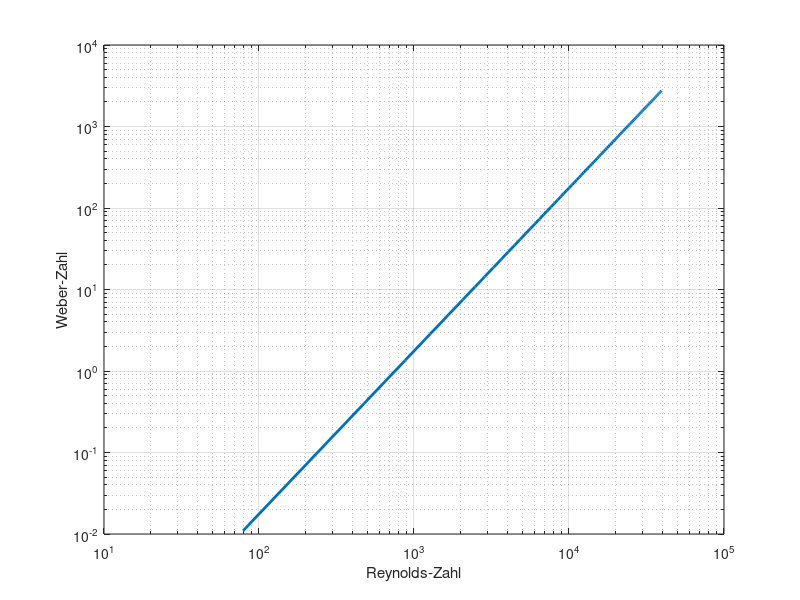

This figure's MATLAB source:
% Parameter
rho = 7900;        % Dichte [kg/m^3]
mu = 1e-3;         % dyn. Viskosität [Pa s]
sigma = 0.072;     % Oberflächenspannung [N/m]
L = 1e-3;          % charakteristische Länge [m]


% Geschwindigkeit
v = linspace(0.01, 5, 100);

% Reynolds- und Weber-Zahl
Re = rho * v * L / mu;       % Trägheitskräfte zu viskosen Kräfte
We = rho * v.^2 * L / sigma; % Trägheitskräfte zu Oberflächenspannungskräfte

% Plot
figure
loglog(Re, We, 'LineWidth', 2)
xlabel('Reynolds-Zahl')
ylabel('Weber-Zahl')
grid on
